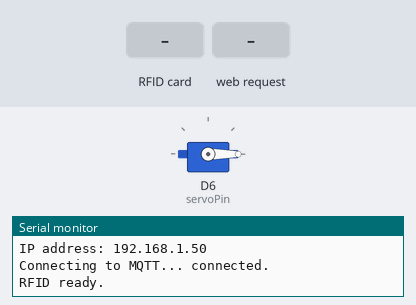
This sketch was run on a simulated Arduino Uno R4 WiFi. Parts: servo, the last lines printed to the serial monitor. The inputs (shaded band) are chosen by the test bench. WiFi joins after 1.5 s; servers stay silent unless stated; network time is answered at once with the bench clock; the local clock reads 2024-03-15 10:24:30 at power-on unless the sketch sets it; random numbers use the default seed unless the sketch sets one; no MQTT or app messages arrive unless stated.

Above: at 5.8 s.
5.9 s: RFID card C1 09 8D 1D held to the reader
At 6.7 s:
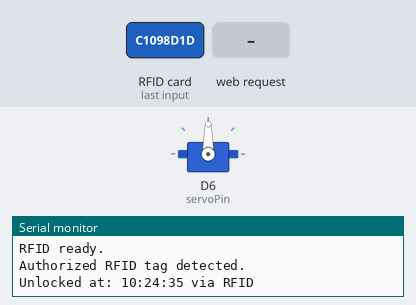
7.4 s: HTTP request GET /unlock received
8.9 s: RFID card 5E 7A 19 C4 held to the reader
Timing chart, 0 to 14.9 s (numbered marks = the images above; inputs shaded):
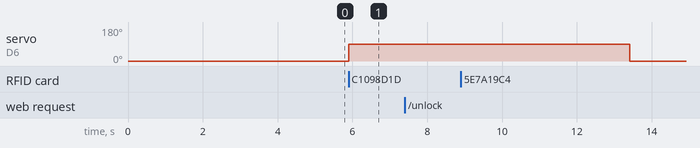

The sketch:

attila_gal_bakalarska_praca.ino
```cpp
#include <WiFiS3.h>
#include <PubSubClient.h>
#include <Servo.h>
#include <NTPClient.h>
#include <WiFiUdp.h>
#include <SPI.h>
#include <MFRC522.h>

const char* ssid = "";  //Dopísať názov Wi-Fi siete
const char* pass = "";  //Dopísať heslo

const char* mqtt_server = ""; //Dopísať IP adresu localhostu
const int mqtt_port = 1883;
const char* mqtt_topic = "smartlock/status";

WiFiClient wifiClient;
PubSubClient mqttClient(wifiClient);
WiFiServer server(80);
Servo myServo;

WiFiUDP ntpUDP;
NTPClient timeClient(ntpUDP, "pool.ntp.org", 3600, 60000);

const int servoPin = 6;
bool isUnlocked = false;
unsigned long unlockTime = 0;
String lastUnlockedTime = "Never";

#define SS_PIN 10
#define RST_PIN 9
MFRC522 rfid(SS_PIN, RST_PIN);

void setup() {
  Serial.begin(115200);
  myServo.attach(servoPin);
  myServo.write(0);

  while (WiFi.status() != WL_CONNECTED) {
    Serial.print("Connecting to WiFi...");
    WiFi.begin(ssid, pass);
    delay(3000);
  }

  Serial.println("\nWiFi connected.");
  Serial.print("IP address: ");
  Serial.println(WiFi.localIP());

  server.begin();

  mqttClient.setServer(mqtt_server, mqtt_port);
  connectMQTT();

  timeClient.begin();
  timeClient.update();

  SPI.begin();
  rfid.PCD_Init();
  Serial.println("RFID ready.");
}

void loop() {
  if (!mqttClient.connected()) {
    connectMQTT();
  }
  mqttClient.loop();
  timeClient.update();

  if (rfid.PICC_IsNewCardPresent() && rfid.PICC_ReadCardSerial()) {
    if (isAuthorizedUID(rfid.uid.uidByte)) {
      Serial.println("Authorized RFID tag detected.");
      unlocked("RFID");
    } else {
      Serial.print("Unauthorized UID: ");
      for (byte i = 0; i < rfid.uid.size; i++) {
        Serial.print(rfid.uid.uidByte[i], HEX);
        Serial.print(" ");
      }
      Serial.println();
    }
    rfid.PICC_HaltA();
    rfid.PCD_StopCrypto1();
  }

  WiFiClient client = server.available();
  if (client) {
    String request = "";
    while (client.connected()) {
      if (client.available()) {
        char c = client.read();
        request += c;
        if (c == '\n') {
          if (request.indexOf("GET /unlock") >= 0) {
            unlocked("Web");
          }

          client.println("HTTP/1.1 200 OK");
          client.println("Content-Type: text/html");
          client.println("Connection: close");
          client.println();
          client.println("<!DOCTYPE html><html><head><title>Smart Lock</title>");
          client.println("<style>");
          client.println("body { font-family: Arial, sans-serif; display: flex; justify-content: center; align-items: center; height: 100vh; background-color: #f2f2f2; }");
          client.println(".container { text-align: center; background: white; padding: 30px; border-radius: 10px; box-shadow: 0 4px 12px rgba(0, 0, 0, 0.1); }");
          client.println("h1 { color: #333; }");
          client.println("p { font-size: 18px; color: #555; }");
          client.println("button { padding: 10px 20px; font-size: 16px; border: none; background-color: #4CAF50; color: white; border-radius: 5px; cursor: pointer; }");
          client.println("button:hover { background-color: #45a049; }");
          client.println("</style></head><body><div class='container'>");
          client.println("<h1>Smart Lock Control</h1>");
          client.println("<p>Status: " + String(isUnlocked ? "Unlocked" : "Locked") + "</p>");
          client.println("<p>Last Unlocked: " + lastUnlockedTime + "</p>");
          client.println("<form action=\"/unlock\" method=\"GET\">");
          client.println("<button type=\"submit\">Unlock</button>");
          client.println("</form></div></body></html>");
          break;
        }
      }
    }
    delay(1);
    client.stop();
  }

  if (isUnlocked && millis() - unlockTime >= 6000) {
    locked();
  }
}

void unlocked(String source) {
  myServo.write(90);
  isUnlocked = true;
  unlockTime = millis();

  lastUnlockedTime = timeClient.getFormattedTime();
  Serial.println("Unlocked at: " + lastUnlockedTime + " via " + source);

  String message = "unlocked at " + lastUnlockedTime + " via " + source;
  mqttClient.publish(mqtt_topic, message.c_str());
}

void locked() {
  myServo.write(0);
  isUnlocked = false;

  lastUnlockedTime = timeClient.getFormattedTime();
  Serial.println("Locked at: " + lastUnlockedTime);

  String message = "locked at " + lastUnlockedTime;
  mqttClient.publish(mqtt_topic, message.c_str());
}

bool isAuthorizedUID(byte *uid) {
  byte validUID[4] = {0xC1, 0x09, 0x8D, 0x1D};
  for (byte i = 0; i < 4; i++) {
    if (uid[i] != validUID[i]) return false;
  }
  return true;
}

void connectMQTT() {
  while (!mqttClient.connected()) {
    Serial.print("Connecting to MQTT... ");
    String clientId = "SmartLockClient-" + String(random(0xffff), HEX);
    if (mqttClient.connect(clientId.c_str())) {
      Serial.println("connected.");
      mqttClient.publish(mqtt_topic, "locked");
    } else {
      Serial.print("failed, rc=");
      Serial.print(mqttClient.state());
      Serial.println(" trying again in 5 seconds...");
      delay(5000);
    }
  }
}
```

Measured:
- after the input at 5.9 s, servo on D6 (servoPin): 0° → 90° at once
